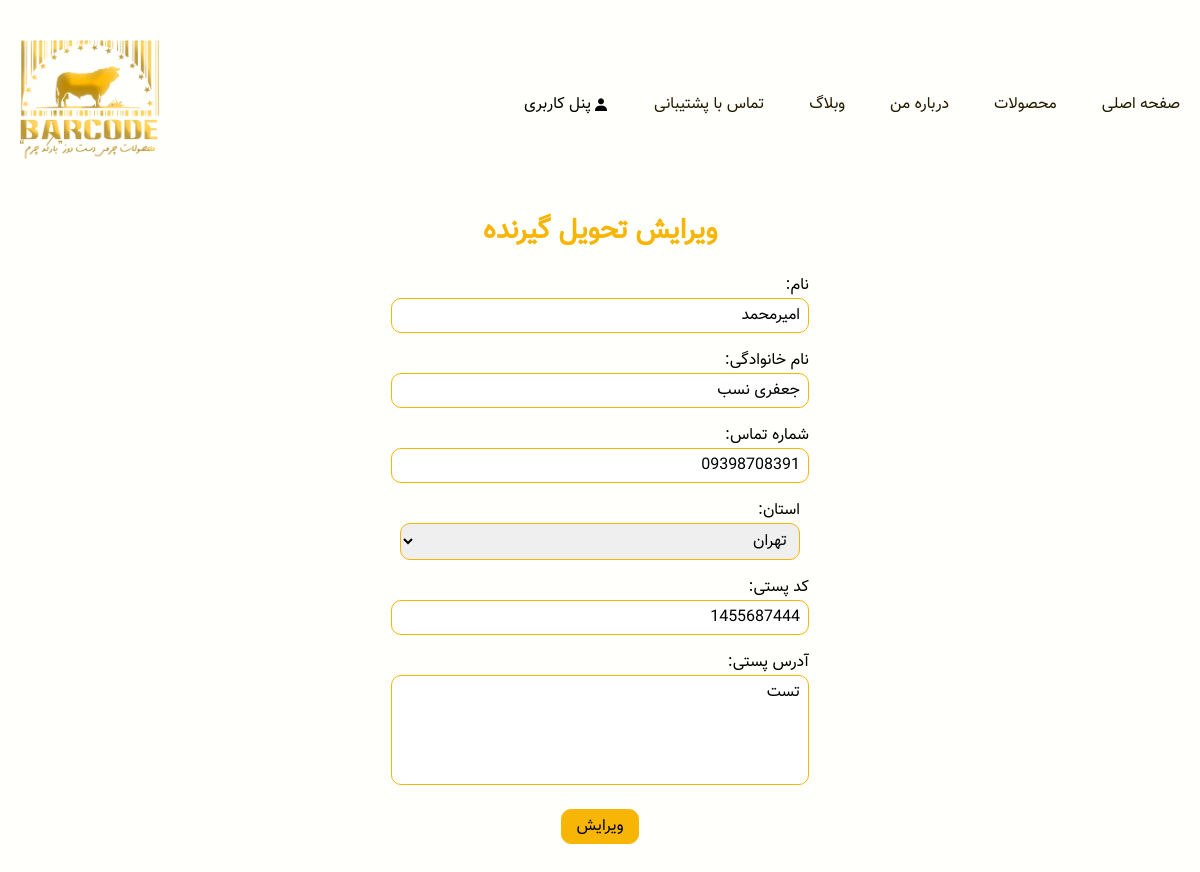
The page /account/edit-order/17 (signed in) on the database its author committed.
### order/models.py (models this page shows)
class Order(models.Model):
    product = models.ForeignKey(Product,on_delete=models.CASCADE,related_name='order_product1',default=None)
    user = models.ForeignKey(User,on_delete=models.CASCADE,related_name='order_user')
    ordertracking = models.CharField(max_length=15,null=True,blank=True)
    phonenumber = models.CharField(max_length=11,null=True,blank=True)
    firstname = models.CharField(max_length=20,null=True,blank=True)
    lastname = models.CharField(max_length=20,null=True,blank=True)
    totalprice = models.CharField(max_length=12)
    city = models.CharField(max_length=50,choices=CITY_CHOICES,null=True,blank=True,)
    zipcode = models.BigIntegerField(null=True,blank=True)
    fulladdress = models.TextField(null=True,blank=True)
    description = models.TextField(null=True,blank=True)
    authority = models.CharField(max_length=100,default=None,blank=True,null=True)
    paid = models.BooleanField(default=False)
    postdelivered = models.BooleanField(default=False)
    posttracking = models.CharField(max_length=50,null=True,blank=True)
    orderpreparing = models.BooleanField(default=False)

### account/views.py (the view, shortened to what this page needs)
# urls.py: path('edit-order/<int:order_id>',views.EditOrder.as_view(),name='edit-order'),
class EditOrder(LoginRequiredMixin,View):
    form_class = EditOrderForm
    def get(self,request,order_id):
        order = get_object_or_404(Order,id=order_id)
        form = self.form_class(instance=order)
        if request.user == order.user:
            if order.paid == True and order.postdelivered == False:
                return render(request,'account/editorder.html',{'form':form})
            else:
                return redirect('home:home')
        else:
            return redirect('home:home')

### account/forms.py
class EditOrderForm(forms.ModelForm):
    class Meta:
        model = Order
        fields = ('firstname','lastname','phonenumber','city','zipcode','fulladdress')
        labels = {
            'phonenumber': 'شماره تماس',
            'city': 'استان',
            'zipcode': 'کد پستی',
            'fulladdress': 'آدرس پستی',
            'firstname': 'نام',
            'lastname': 'نام خانوادگی'
        }
        widgets = {
            'phonenumber' : forms.TextInput(attrs={'required':True}),
            'city' : forms.Select(attrs={'required':True}),
            'zipcode' : forms.TextInput(attrs={'required':True}),
            'fulladdress' : forms.Textarea(attrs={'required':True}),
            'firstname' : forms.TextInput(attrs={'required':True}),
            'lastname' : forms.TextInput(attrs={'required':True}),
        }

### account/templates/account/editorder.html (shortened to what this page needs)
{% extends 'base.html' %}
{% load static %}
{% block content %}
<div class="cart container edit-order">
    <h2>ویرایش تحویل گیرنده</h2>
    <div class="customer-form">
        <form action="" method="post">
            {{form.as_p}}
            <input type="submit" value="ویرایش">
        </form>
    </div>
</div>
{% endblock %}

### static/css/styles.css (style rules this page uses)
* { margin: 0; padding: 0; font-family: Vazir2; }
* { scrollbar-width: thin; scrollbar-color: #f7b506 #d4d4d4; }
body { background-color: #fffffb; }
.container { max-width: 1440px; margin: 0 auto; }
input { font-size: 16px !important; outline: none; }
.cart h2 { font-size: 28px; color: #f7b506; margin-bottom: 10px; }
.cart .customer-form { margin-top: 20px; margin-bottom: 100px; }
.cart .customer-form form { display: flex; flex-direction: column; margin-top: 10px; gap: 15px; justify-content: center; align-items: center; }
.cart .customer-form form input, .cart .customer-form form select, .cart .customer-form form textarea { width: 400px; font-size: 16px; border: 1px solid #f7b506; border-radius: 10px; outline: none; padding: 4px 8px; resize: none; }
.cart .customer-form form input[type="submit"] { width: auto; background-color: #f7b506; padding: 4px 15px; cursor: pointer; }
.cart .customer-form form textarea { height: 100px; }
.cart .customer-form form label { display: block; }
.edit-order h2 { text-align: center; }
@media (max-width: 1440px) { .cart { padding: 0 20px; } }

### rows shown on the page
Order: firstname "امیرمحمد", lastname "جعفری نسب", phonenumber "09398708391", city "تهران", zipcode "1455687444", fulladdress "تست"
